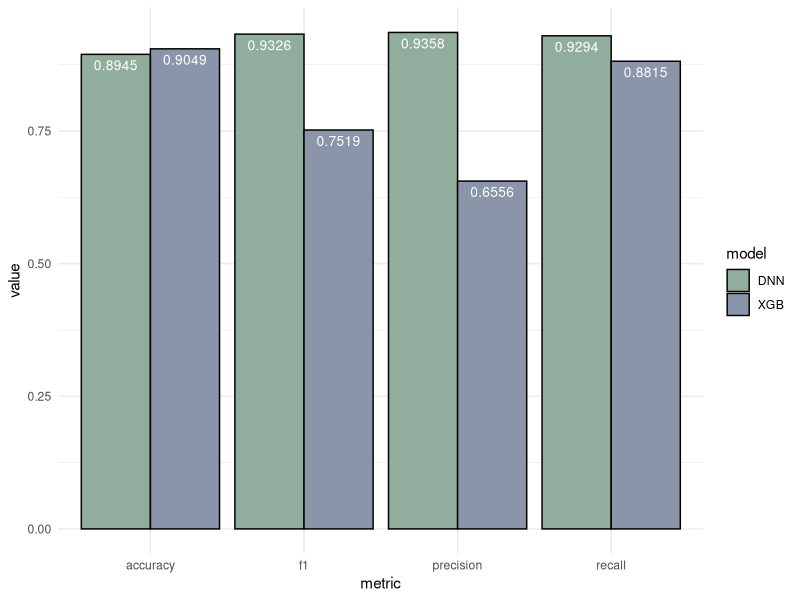

This chart was generated by the following R code:
library(ggplot2)

# Sample data
data <- data.frame(
  model = rep(c("DNN", "XGB"), each = 4),
  metric = rep(c("accuracy", "f1", "precision", "recall"), 2),
  value = c(0.8945, 0.9326, 0.9358, 0.9294, 0.9049, 0.7519, 0.6556, 0.8815)
)

# File path to save the plot
file_path <- "mlmodel_metric_compare.png"

# Open a PNG device
png(filename = file_path, width = 8, height = 6, units = 'in', res = 300)

# Create the plot
ggplot(data = data, aes(x = metric, y = value, fill = model)) +
  geom_bar(stat = "identity", color = "black", position = position_dodge()) +
  theme_minimal() +
  scale_fill_manual(values = c('#91AD9E','#8A95A9')) +
  geom_text(aes(label = value), vjust = 1.6, color = "white",
            position = position_dodge(0.9), size = 3.5)

# Close the PNG device
dev.off()
